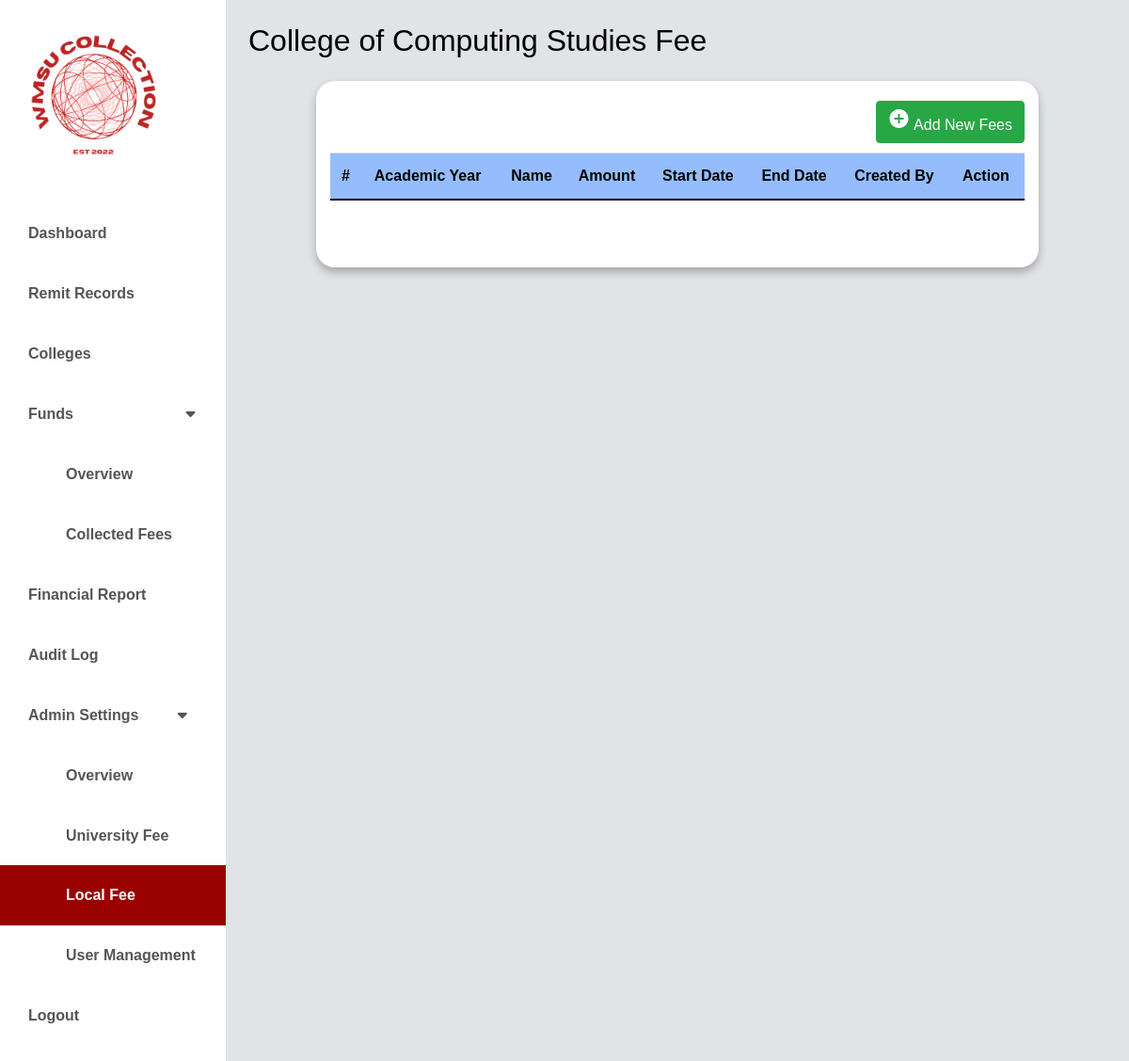
The app's page /local/localfees.php (signed in), older data.
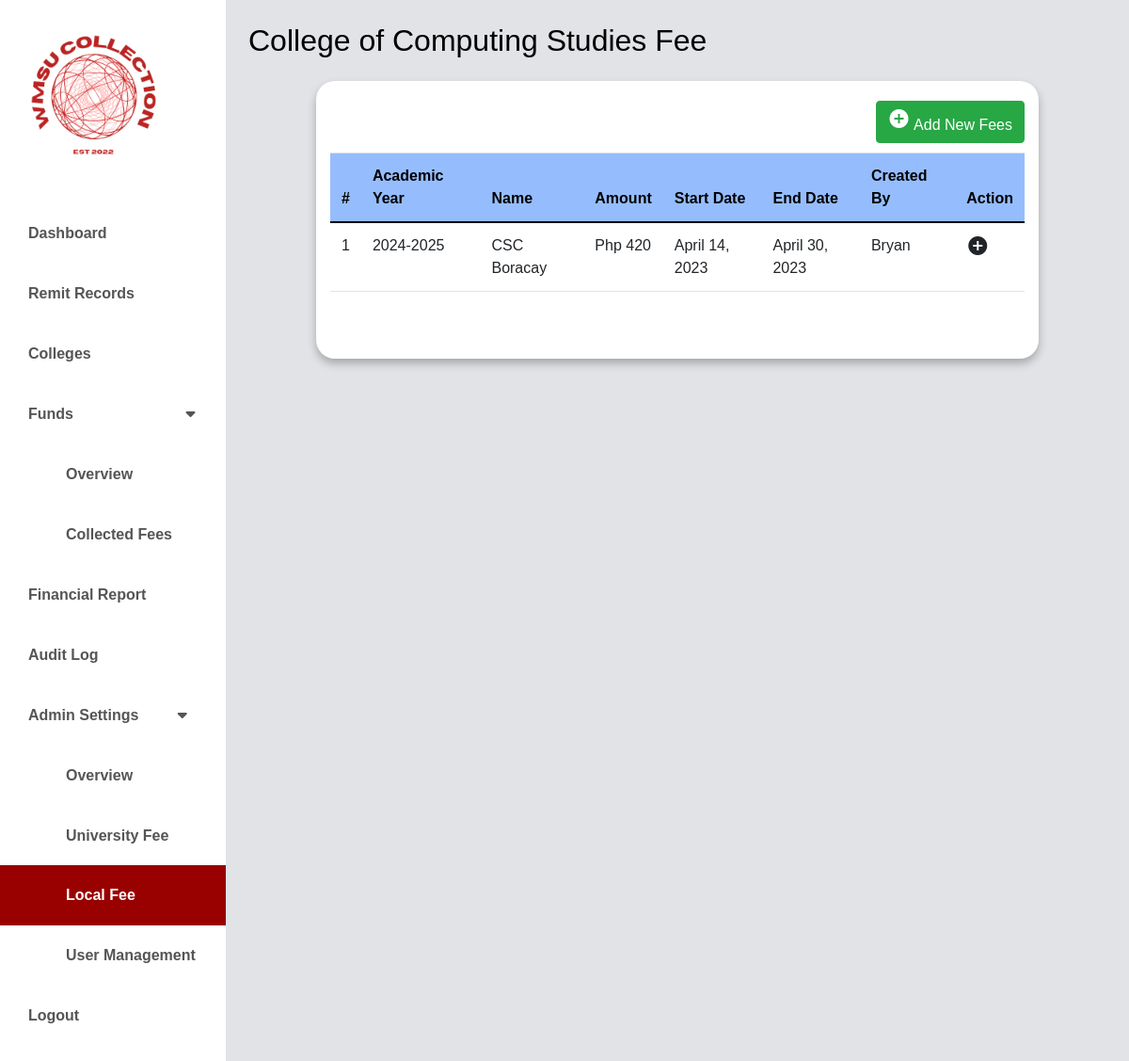
The same page, newer data.
### tables this page shows
CREATE TABLE `local_fees` (
  `id` int(11) NOT NULL,
  `academic_year_id` int(11) NOT NULL,
  `semester_id` int(11) NOT NULL,
  `college_id` int(11) NOT NULL,
  `fee_name` varchar(100) NOT NULL,
  `fee_amount` int(11) NOT NULL,
  `fee_type` varchar(50) DEFAULT 'Local',
  `start_date` date NOT NULL,
  `end_date` date NOT NULL,
  `created_at` timestamp NOT NULL DEFAULT current_timestamp(),
  `updated_at` timestamp NOT NULL DEFAULT current_timestamp() ON UPDATE current_timestamp(),
  `created_by` varchar(50) NOT NULL
);

CREATE TABLE `academic_year` (
  `id` int(11) NOT NULL,
  `academic_name` varchar(50) NOT NULL,
  `academic_start_date` date NOT NULL,
  `academic_end_date` date NOT NULL,
  `is_active` tinyint(1) NOT NULL DEFAULT 1,
  `created_at` timestamp NOT NULL DEFAULT current_timestamp(),
  `updated_at` timestamp NOT NULL DEFAULT current_timestamp() ON UPDATE current_timestamp()
);

### classes/localfees.class.php (called while the page is built, shortened)
<?php
require_once 'database.class.php';
class LocalFees {
    public $db;
    function __construct() {
        $this->db = new Database();
    }
    function showAllDetailsByCollegeID($collegeid) {
        $sql = "SELECT lf.id, lf.start_date, lf.fee_amount, lf.end_date, lf.created_by, lf.fee_name, lf.fee_type, s.semester_name, sy.academic_name, c.college_name
                FROM local_fees lf
                JOIN semesters s ON lf.semester_id = s.id
                JOIN colleges c ON lf.college_id = c.id
                JOIN academic_year sy ON lf.academic_year_id = sy.id
                WHERE lf.college_id = :college_id";
        $stmt = $this->db->connect()->prepare($sql);
        $stmt->bindValue(':college_id', $collegeid, PDO::PARAM_INT);
        $stmt->execute();
        return $stmt->fetchAll(PDO::FETCH_ASSOC);
    }
}
?>

### classes/database.class.php (called while the page is built)
<?php
class Database {
    private $host = 'localhost';
    private $username = 'root';
    private $password = '';
    private $database = 'wmsu';
    protected $connection;
    public function connect() {
        try {
            $dsn = "mysql:host=$this->host;dbname=$this->database;charset=utf8mb4";
            $options = [
                PDO::ATTR_ERRMODE => PDO::ERRMODE_EXCEPTION,
                PDO::ATTR_DEFAULT_FETCH_MODE => PDO::FETCH_ASSOC,
                PDO::ATTR_EMULATE_PREPARES => false,
            ];
            $this->connection = new PDO($dsn, $this->username, $this->password, $options);
        } catch (PDOException $e) {
            echo "Connection error: " . $e->getMessage();
            die();
        }
        return $this->connection;
    }
}
?>

### local/localfees.php (the view, shortened to what the changed rows need)
<?php
require_once '../classes/localfees.class.php';
$collegeid = $_SESSION['collegeID'];
$collegename = $_SESSION['college'];
?>
<!doctype html>
<html lang="en" class="no-js">
  <html>
    <head>
	<link href="https://cdn.jsdelivr.net/npm/bootstrap@5.0.0-beta3/dist/css/bootstrap.min.css" rel="stylesheet" />
    <link rel="stylesheet" href="https://unicons.iconscout.com/release/v4.0.0/css/line.css" />
    <link rel="stylesheet" href="https://cdnjs.cloudflare.com/ajax/libs/font-awesome/5.15.3/css/all.min.css" />
	<link rel="stylesheet" href="https://stackpath.bootstrapcdn.com/bootstrap/4.5.0/css/bootstrap.min.css">
	<link rel="stylesheet" href="https://maxcdn.bootstrapcdn.com/font-awesome/4.7.0/css/font-awesome.min.css">
    <link rel="stylesheet" href="../css/dashboard.css" />
    <link rel="stylesheet" href="../css/new-univ.css" />
    </head>
      <body>
      <div class="d-flex" id="wrapper">
	<div id="page-content-wrapper">
    <nav class="navbar navbar-expand-lg navbar-light bg-active py-4 px-4">
        <div class="d-flex align-items-center">
            <h2 class="fs-2 m-0" style="color:#000000; font-weight: 400;"><?php echo $collegename?> Fee</h2>
        </div>
    </nav>
    <div class="container">
             <div class =" table-responsive" style="margin-top: 10px;">
                <table class="table">
            <thead style="background-color:#95BDFE ;" class="text-white">
              <tr>
                <th scope="col" style = " color: #000000;" >#</th>
                <th scope="col" style = " color: #000000;" >Academic Year</th>
                <th scope="col" style = " color: #000000;" >Name</th></th>
				        <th scope="col" style = " color: #000000;" >Amount</th></th>
                <th scope="col" style = " color: #000000;" >Start Date</th></th>
                <th scope="col" style = " color: #000000;" >End Date</th></th>
                <th scope="col" style = " color: #000000;" >Created By</th></th>
                <th scope="col" style = " color: #000000;" >Action</th>
              </tr>
            </thead>
            <tbody>
            <?php
$Fee = new LocalFees();
$FeeData = $Fee->showAllDetailsByCollegeID($collegeid);
$i = 1;
foreach($FeeData as $Fee) {
    ?>
    <tr>
        <td><?php echo $i; ?></td>
        <td><?php echo $Fee['academic_name']; ?></td>
        <td><?php echo $Fee['fee_name']; ?></td>
        <td>Php <?php echo $Fee['fee_amount']; ?></td>
        <td><?php echo date('F j, Y', strtotime($Fee['start_date'])); ?></td>
                <td><?php echo date('F j, Y', strtotime($Fee['end_date'])); ?></td>
        <td><?php echo $Fee['created_by']; ?></td>
        <td>
                <i class="material-icons" title="Edit">&#xe147;</i>
        </td>
    </tr>
    <?php
    $i++;
}
?>
				</tbody>
			</table>
		</div>
	</div>
</div>
</div>
</body>
</html>

Row changes from the older to the newer data that the page shows:
added local_fees: academic_year.academic_name "2024-2025", fee_name "CSC Boracay", fee_amount "420", start_date "April 14, 2023", end_date "April 30, 2023", created_by "Bryan"
